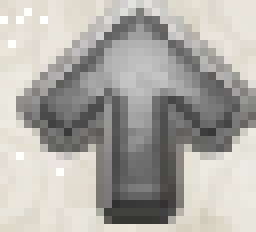
#> input picture Demo/img/tl_up.png, 32 x 29 px, found by its file name (shown 8 times larger)
$ python opencv_demo.py   (older library calls are emulated)
#> lines starting #> are read from the running program, lines starting #| are printed output that depends on the picture; after the words box and inside, x2 and y2 are one past the last pixel; in counts of white or black regions, pixels touching at a corner belong together; pictures that were not available may be replaced by others from this repository, and a replacement may not be noted
### Demo/pyscreeze/__init__.py
# PyScreeze

"""
NOTE:
Apparently Pillow support on Ubuntu 64-bit has several additional steps since it doesn't have JPEG/PNG support out of the box. Description here:

https://stackoverflow.com/questions/7648200/pip-install-pil-e-tickets-1-no-jpeg-png-support
http://ubuntuforums.org/showthread.php?t=1751455
"""

__version__ = '0.1.26'

import collections
import datetime
import functools
import os
import subprocess
import sys
import time
import errno

from contextlib import contextmanager

try:
    from PIL import Image
    from PIL import ImageOps
    from PIL import ImageDraw
    if sys.platform == 'win32': # TODO - Pillow now supports ImageGrab on macOS.
        from PIL import ImageGrab
    _PILLOW_UNAVAILABLE = False
except ImportError:
    # We ignore this because failures due to Pillow not being installed
    # should only happen when the functions that specifically depend on
    # Pillow are called. The main use case is when PyAutoGUI imports
    # PyScreeze, but Pillow isn't installed because the user is running
    # some platform/version of Python that Pillow doesn't support, then
    # importing PyAutoGUI should not automatically fail because it
    # imports PyScreeze.
    # So we have a `pass` statement here since a failure to import
    # Pillow shouldn't crash PyScreeze.
    _PILLOW_UNAVAILABLE = True


try:
    import cv2, numpy
    useOpenCV = True
    RUNNING_CV_2 = cv2.__version__[0] < '3'
except ImportError:
    useOpenCV = False

RUNNING_PYTHON_2 = sys.version_info[0] == 2
if useOpenCV:
    if RUNNING_CV_2:
        LOAD_COLOR = cv2.CV_LOAD_IMAGE_COLOR
        LOAD_GRAYSCALE = cv2.CV_LOAD_IMAGE_GRAYSCALE
    else:
        LOAD_COLOR = cv2.IMREAD_COLOR
        LOAD_GRAYSCALE = cv2.IMREAD_GRAYSCALE

if not RUNNING_PYTHON_2:
    unicode = str # On Python 3, all the isinstance(spam, (str, unicode)) calls will work the same as Python 2.

if sys.platform == 'win32':
    # On Windows, the monitor scaling can be set to something besides normal 100%.
    # PyScreeze and Pillow needs to account for this to make accurate screenshots.
    # TODO - How does macOS and Linux handle monitor scaling?
    import ctypes
    try:
       ctypes.windll.user32.SetProcessDPIAware()
    except AttributeError:
        pass # Windows XP doesn't support monitor scaling, so just do nothing.


GRAYSCALE_DEFAULT = False

# For version 0.1.19 I changed it so that ImageNotFoundException was raised
# instead of returning None. In hindsight, this change came too late, so I'm
# changing it back to returning None. But I'm also including this option for
# folks who would rather have it raise an exception.
USE_IMAGE_NOT_FOUND_EXCEPTION = False

scrotExists = False
try:
    if sys.platform not in ('java', 'darwin', 'win32'):
        whichProc = subprocess.Popen(
            ['which', 'scrot'], stdout=subprocess.PIPE, stderr=subprocess.PIPE)
        scrotExists = whichProc.wait() == 0
except OSError as ex:
    if ex.errno == errno.ENOENT:
        # if there is no "which" program to find scrot, then assume there
        # is no scrot.
        pass
    else:
        raise


if sys.platform == 'win32':
    from ctypes import windll

    # win32 DC(DeviceContext) Manager
    # [13 lines left out: function __win32_openDC, not called in this run]

Box = collections.namedtuple('Box', 'left top width height')
Point = collections.namedtuple('Point', 'x y')
RGB = collections.namedtuple('RGB', 'red green blue')

class PyScreezeException(Exception):
    pass # This is a generic exception class raised when a PyScreeze-related error happens.

class ImageNotFoundException(PyScreezeException):
    pass # This is an exception class raised when the locate functions fail to locate an image.


def requiresPillow(wrappedFunction):
    """
    A decorator that marks a function as requiring Pillow to be installed.
    This raises PyScreezeException if Pillow wasn't imported.
    """
    # [5 lines left out: function wrapper, not called in this run]
    return wrapper

def _load_cv2(img, grayscale=None):
    """
    TODO
    """
    # load images if given filename, or convert as needed to opencv
    # Alpha layer just causes failures at this point, so flatten to RGB.
    # RGBA: load with -1 * cv2.CV_LOAD_IMAGE_COLOR to preserve alpha
    # to matchTemplate, need template and image to be the same wrt having alpha

    if grayscale is None:
        grayscale = GRAYSCALE_DEFAULT
    if isinstance(img, (str, unicode)):
        # The function imread loads an image from the specified file and
        # returns it. If the image cannot be read (because of missing
        # file, improper permissions, unsupported or invalid format),
        # the function returns an empty matrix
        # http://docs.opencv.org/3.0-beta/modules/imgcodecs/doc/reading_and_writing_images.html
        if grayscale:
            img_cv = cv2.imread(img, LOAD_GRAYSCALE)
        else:
            img_cv = cv2.imread(img, LOAD_COLOR)
        if img_cv is None:
            raise IOError("Failed to read %s because file is missing, "
                          "has improper permissions, or is an "
                          "unsupported or invalid format" % img)
    elif isinstance(img, numpy.ndarray):
        # don't try to convert an already-gray image to gray
        if grayscale and len(img.shape) == 3:  # and img.shape[2] == 3:
            img_cv = cv2.cvtColor(img, cv2.COLOR_BGR2GRAY)
        else:
            img_cv = img
    elif hasattr(img, 'convert'):
        # assume its a PIL.Image, convert to cv format
        img_array = numpy.array(img.convert('RGB'))
        img_cv = img_array[:, :, ::-1].copy()  # -1 does RGB -> BGR
        if grayscale:
            img_cv = cv2.cvtColor(img_cv, cv2.COLOR_BGR2GRAY)
    else:
        raise TypeError('expected an image filename, OpenCV numpy array, or PIL image')
    return img_cv

def locateAll_opencv(*args,**kwargs):
    return _locateAll_opencv(*args,**kwargs)

def _locateAll_opencv(needleImage, haystackImage, grayscale=None, limit=10000, region=None, step=1,
                      confidence=0.999,threshold=False):
    """
    TODO - rewrite this
        faster but more memory-intensive than pure python
        step 2 skips every other row and column = ~3x faster but prone to miss;
            to compensate, the algorithm automatically reduces the confidence
            threshold by 5% (which helps but will not avoid all misses).
        limitations:
          - OpenCV 3.x & python 3.x not tested
          - RGBA images are treated as RBG (ignores alpha channel)
    """
    if grayscale is None:
        grayscale = GRAYSCALE_DEFAULT

    confidence = float(confidence)

    needleImage = _load_cv2(needleImage, grayscale)
    needleHeight, needleWidth = needleImage.shape[:2]
    haystackImage = _load_cv2(haystackImage, grayscale)

    if region:
        haystackImage = haystackImage[region[1]:region[1]+region[3],
                                      region[0]:region[0]+region[2]]
    else:
        region = (0, 0)  # full image; these values used in the yield statement

    new_im = cv2.imwrite("im_save.png", haystackImage)

    if (haystackImage.shape[0] < needleImage.shape[0] or
        haystackImage.shape[1] < needleImage.shape[1]):
        # avoid semi-cryptic OpenCV error below if bad size
        raise ValueError('needle dimension(s) exceed the haystack image or region dimensions')
    if threshold:
            #二值化
        ret, needleImage = cv2.threshold(needleImage, 96, 255, cv2.THRESH_BINARY_INV)
        ret, haystackImage = cv2.threshold(haystackImage, 96, 255, cv2.THRESH_BINARY_INV)

    if step == 2:
        confidence *= 0.95
        needleImage = needleImage[::step, ::step]
        haystackImage = haystackImage[::step, ::step]
    else:
        step = 1

    # get all matches at once, credit: https://stackoverflow.com/questions/7670112/finding-a-subimage-inside-a-numpy-image/9253805#9253805
    result = cv2.matchTemplate(haystackImage, needleImage, cv2.TM_CCOEFF_NORMED)
    match_indices = numpy.arange(result.size)[(result > confidence).flatten()]
    matches = numpy.unravel_index(match_indices[:limit], result.shape)

    if len(matches[0]) == 0:
        if USE_IMAGE_NOT_FOUND_EXCEPTION:
            raise ImageNotFoundException('Could not locate the image (highest confidence = %.3f)' % result.max())
        else:
            return

    # use a generator for API consistency:
    matchx = matches[1] * step + region[0]  # vectorized
    matchy = matches[0] * step + region[1]
    for x, y in zip(matchx, matchy):
        yield Box(x, y, needleWidth, needleHeight)


# TODO - We should consider renaming _locateAll_python to _locateAll_pillow, since Pillow is the real dependency.
# [291 lines left out: functions _locateAll_python, locate, locateAllOnScreen, showRegionOnScreen, _screenshot_win32, _screenshot_osx and 5 more, not called in this run]


# set the screenshot() function based on the platform running this module
if sys.platform.startswith('java'):
    raise NotImplementedError('Jython is not yet supported by PyScreeze.')
elif sys.platform == 'darwin':
    screenshot = _screenshot_osx
elif sys.platform == 'win32':
    screenshot = _screenshot_win32
else: # TODO - Make this more specific. "Anything else" does not necessarily mean "Linux".
    screenshot = _screenshot_linux

grab = screenshot # for compatibility with Pillow/PIL's ImageGrab module.

# set the locateAll function to use opencv if possible; python 3 needs opencv 3.0+
# TODO - Should this raise an exception if zero instances of the image can be found on the screen, instead of always returning a generator?
if useOpenCV:
    locateAll = _locateAll_opencv
    if not RUNNING_PYTHON_2 and cv2.__version__ < '3':
        locateAll = _locateAll_python
else:
    locateAll = _locateAll_python

### Demo/opencv_demo.py
import pyscreeze
import cv2
import numpy as np

# [82 lines left out: functions get_box, tuanlian_test, not called in this run]

def tuanlian_test2(tem_path,target_path):
    target_img = cv2.imread(target_path)
#> target_img is the input picture: shape (29, 32, 3); mean B, G, R 167.6, 172.8, 174.9
    tem_img = cv2.imread(tem_path)
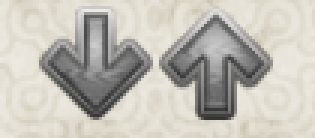
#> input picture Demo/img/cccc.png, 105 x 46 px, given in place of im_save.png, which was not available (shown 3 times larger)
#> tem_img is the input picture: shape (46, 105, 3); mean B, G, R 181.9, 189.8, 192.9

    # 灰度图像
    target_gray = cv2.cvtColor(target_img, cv2.COLOR_BGR2GRAY)
    tem_gray = cv2.cvtColor(tem_img, cv2.COLOR_BGR2GRAY)

    #二值化
    target_ret, target_binary = cv2.threshold(target_gray, 96, 255, cv2.THRESH_BINARY_INV)
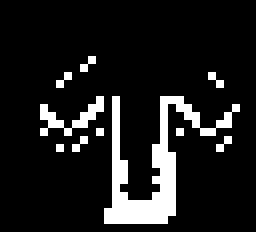
#> target_binary: shape (29, 32) (shown 8 times larger); 11.4% white in thin lines or dots, all inside (x1, y1, x2, y2) = (5, 7, 30, 28)
    tem_ret, tem_binary = cv2.threshold(tem_gray, 96, 255, cv2.THRESH_BINARY_INV)
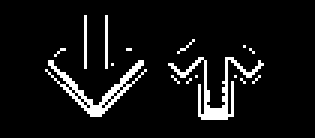
#> tem_binary: shape (46, 105) (shown 3 times larger); 7.3% white in thin lines or dots, all inside (x1, y1, x2, y2) = (15, 5, 88, 40)
    cv2.imshow("target_binary", target_binary)
    cv2.imshow("tem_binary", tem_binary)
    cv2.waitKey(0)
    cv2.destroyAllWindows()
    # print(type(target_binary))
    # print(type(tem_binary))

    box_list = pyscreeze.locateAll_opencv(target_binary,tem_binary,confidence=0.8)
    box_list = list(box_list)
#> box_list = []
    print(box_list)

if __name__ == '__main__':
    # tuanlian_test()
    tem_path = "D:\project\python\jiuyin_robot\Demo\img\im_save.png"
    tar_path = "D:\project\python\jiuyin_robot\Demo\img\\tl_up.png"
    tuanlian_test2(tem_path,tar_path)
